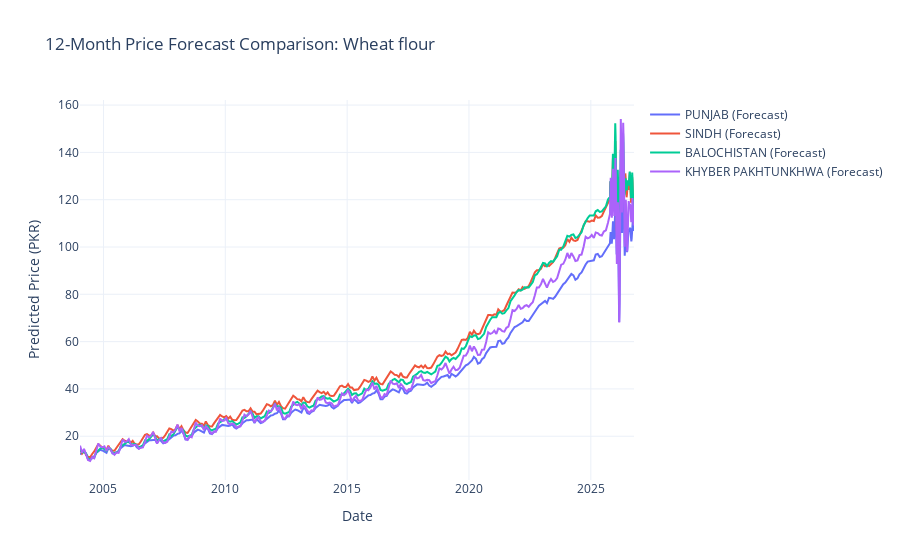

Write notebook code for a chart like this one.
### Markdown cell above
## 4. Multi-Province Price Forecasting
We use **Facebook Prophet** to predict prices for the next 12 months.
We will train four separate models for **Punjab, Sindh, Balochistan, and Khyber Pakhtunkhwa** to compare their future inflation trajectories.

### Code cell
# 1. Define the 4 Major Provinces (Case Sensitive to match your data)
# Note: Based on your previous data screenshots, these are typically uppercase.
target_provinces = ['PUNJAB', 'SINDH', 'BALOCHISTAN', 'KHYBER PAKHTUNKHWA']
forecast_months = 12

# 2. Initialize the Plot
fig_forecast = go.Figure()

print(f"Starting Training for {target_commodity}...")

# 3. Loop through each province and train a dedicated AI model
for province in target_provinces:
    # Filter data for specific province and commodity
    prov_df = df[(df['commodity'] == target_commodity) & (df['admin1'] == province)]

    # Safety Check: Do we have enough data?
    if len(prov_df) < 50:
        print(f"Skipping {province}: Insufficient data points ({len(prov_df)}).")
        continue

    # Prepare Data for Prophet (Rename columns to 'ds' and 'y')
    prophet_df = prov_df.groupby('date')['price'].mean().reset_index()
    prophet_df = prophet_df.rename(columns={'date': 'ds', 'price': 'y'})

    # Train Model
    # yearly_seasonality=True helps capture harvest seasons
    m = Prophet(yearly_seasonality=True, daily_seasonality=False, weekly_seasonality=False)
    m.fit(prophet_df)

    # Create Future Dates
    future = m.make_future_dataframe(periods=forecast_months * 30)

    # Predict
    forecast = m.predict(future)

    # Add the "Trend Line" to our comparison chart
    fig_forecast.add_trace(go.Scatter(
        x=forecast['ds'],
        y=forecast['yhat'],
        name=f"{province} (Forecast)",
        mode='lines'
    ))
    print(f"✅ Model trained for {province}")

# 4. Finalize and Show the Chart
fig_forecast.update_layout(
    title=f"12-Month Price Forecast Comparison: {target_commodity}",
    xaxis_title="Date",
    yaxis_title="Predicted Price (PKR)",
    hovermode="x unified",
    template="plotly_white"
)

fig_forecast.show()

### Figure 1 — Plotly figure (JSON) as saved in the notebook; plotly's stock layout.template omitted (floating-point values rounded to 4 significant figures; data arrays with more than 128 entries replaced by an {"elided": "..."} marker saying what was removed)
{"data": [{"mode": "lines", "name": "PUNJAB (Forecast)", "type": "scatter", "x": {"elided": "622 str values"}, "y": {"elided": "622 float values"}}, {"mode": "lines", "name": "SINDH (Forecast)", "type": "scatter", "x": {"elided": "622 str values"}, "y": {"elided": "622 float values"}}, {"mode": "lines", "name": "BALOCHISTAN (Forecast)", "type": "scatter", "x": {"elided": "622 str values"}, "y": {"elided": "622 float values"}}, {"mode": "lines", "name": "KHYBER PAKHTUNKHWA (Forecast)", "type": "scatter", "x": {"elided": "622 str values"}, "y": {"elided": "622 float values"}}], "layout": {"hovermode": "x unified", "title": {"text": "12-Month Price Forecast Comparison: Wheat flour"}, "xaxis": {"title": {"text": "Date"}}, "yaxis": {"title": {"text": "Predicted Price (PKR)"}}}}
